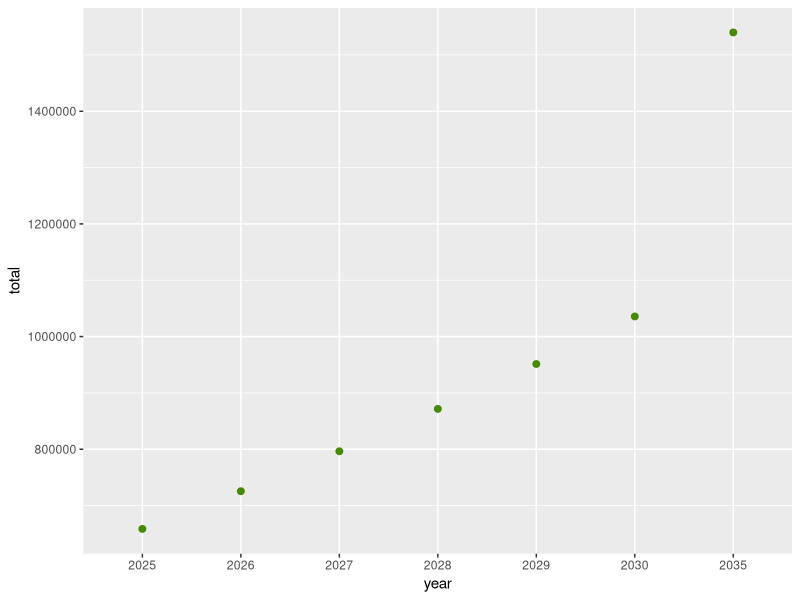
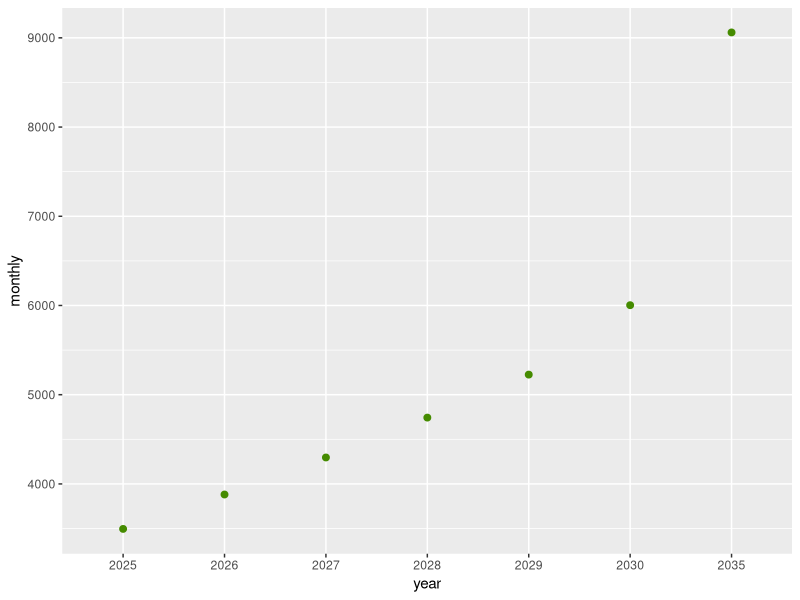
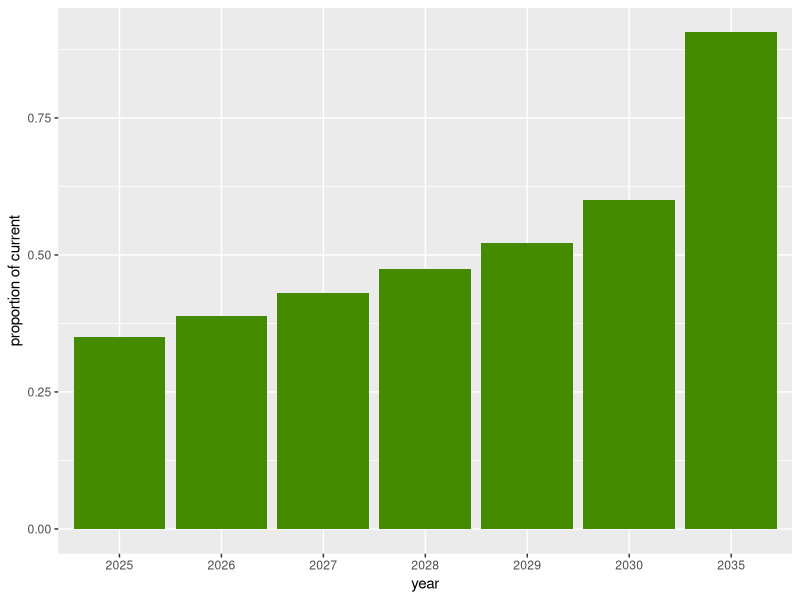

Recreate these plots in R, in order.
## ---- chunk 1
library(tidyverse)
data <-read_csv("data/ret.csv")
data$year <- as.character(data$year)
data
data <- data %>% mutate(proportion = monthly/10000)

## ---- chunk 2
ggplot(data, aes(year, total)) + geom_point(color = "chartreuse4", size = 2)

ggplot(data, aes(year, monthly)) + geom_point(color = "chartreuse4", size = 2)

ggplot(data, aes(year, proportion)) + geom_bar(fill = "chartreuse4", stat = "identity") + ylab("proportion of current")

